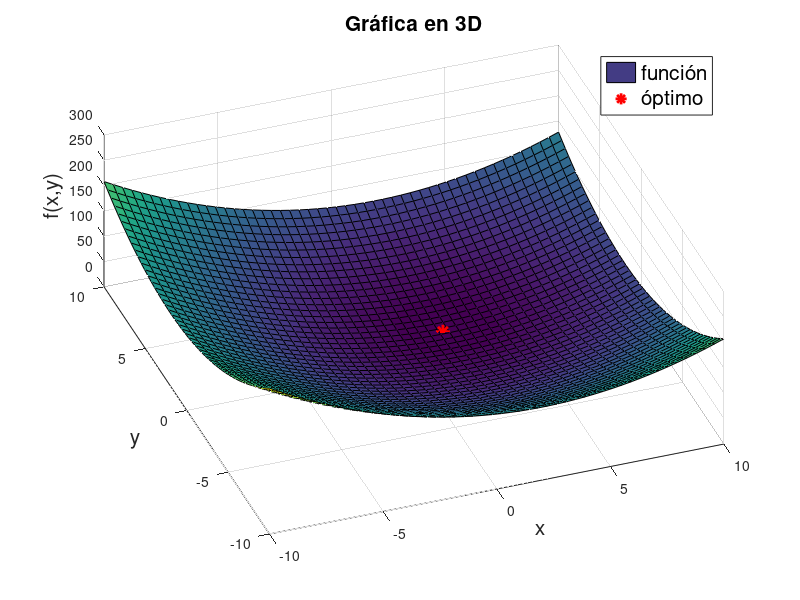
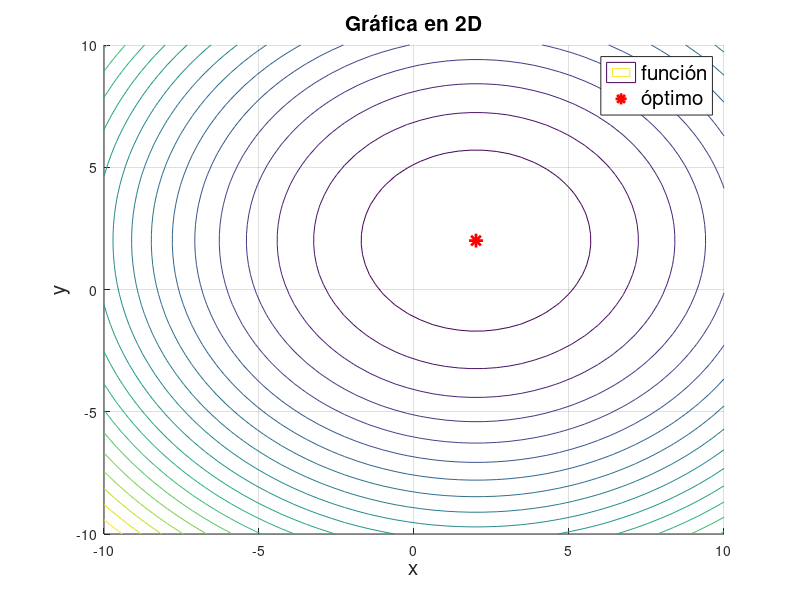

These figures' MATLAB source, in order:

clear all
close all
clc
%f = @(x,y) x.*exp(-x.^2-y.^2); % Primera Funcion
f = @(x,y) (x-2).^2 + (y-2).^2; % Segunda Funcion

x_lim = linspace(-10,10,50); 
y_lim = linspace(-10,10,50); 

[X,Y] = meshgrid(x_lim,y_lim); 
Z = f(X,Y); 

xi = [-1 0]';

h = 0.1;

for i=1:100
%     Gx = 1.*exp(-xi(1).^2) -2.*exp(-xi(1).^2)* xi(1).^2;% Primera funcion
%     Gy = -2.*exp(-xi(2).^2)*xi(2); % Primera funcion
    Gx = 2*xi(1) - 4; % Segunda funcion
    Gy = 2*xi(2) - 4; % Segunda funcion
    G = [Gx Gy]';

    xi = xi - h*G;
end


figure
hold on
grid on

surf(X,Y,Z) 
plot3(xi(1),xi(2),f(xi(1),xi(2)),'r*','LineWidth',2,'MarkerSize',10) % plot de un punto cualqueira en 3D
legend({'función','óptimo'},'FontSize',15)

title('Gráfica en 3D','FontSize',15)
xlabel('x','FontSize',15)
ylabel('y','FontSize',15)
zlabel('f(x,y)','FontSize',15)
view([-20,60]) 

figure
hold on
grid on

contour(X,Y,Z,20) 
plot(xi(1),xi(2),'r*','LineWidth',2,'MarkerSize',10) 
legend({'función','óptimo'},'FontSize',15)

title('Gráfica en 2D','FontSize',15)
xlabel('x','FontSize',15)
ylabel('y','FontSize',15)